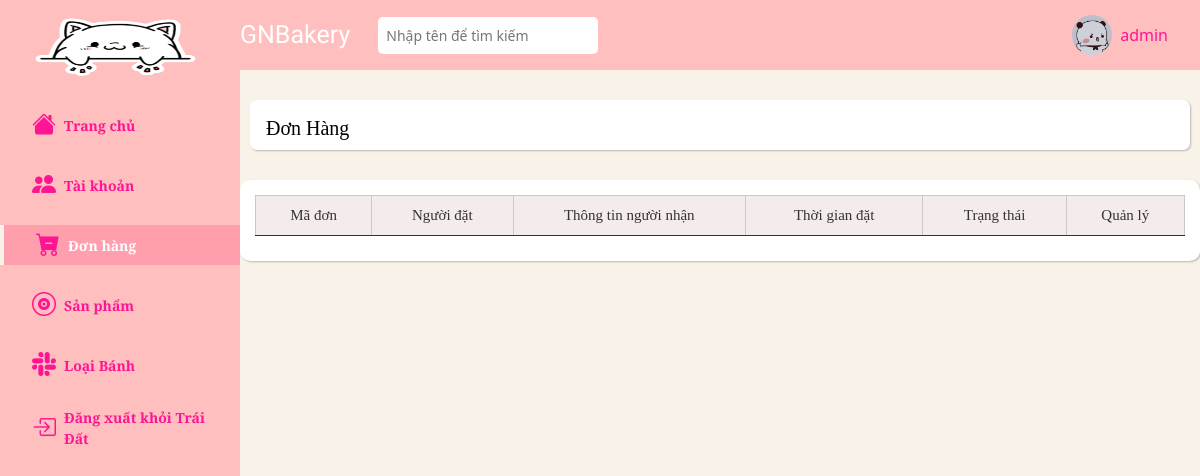
The page /admin/orders/index.php (signed in) on the database as committed earlier.
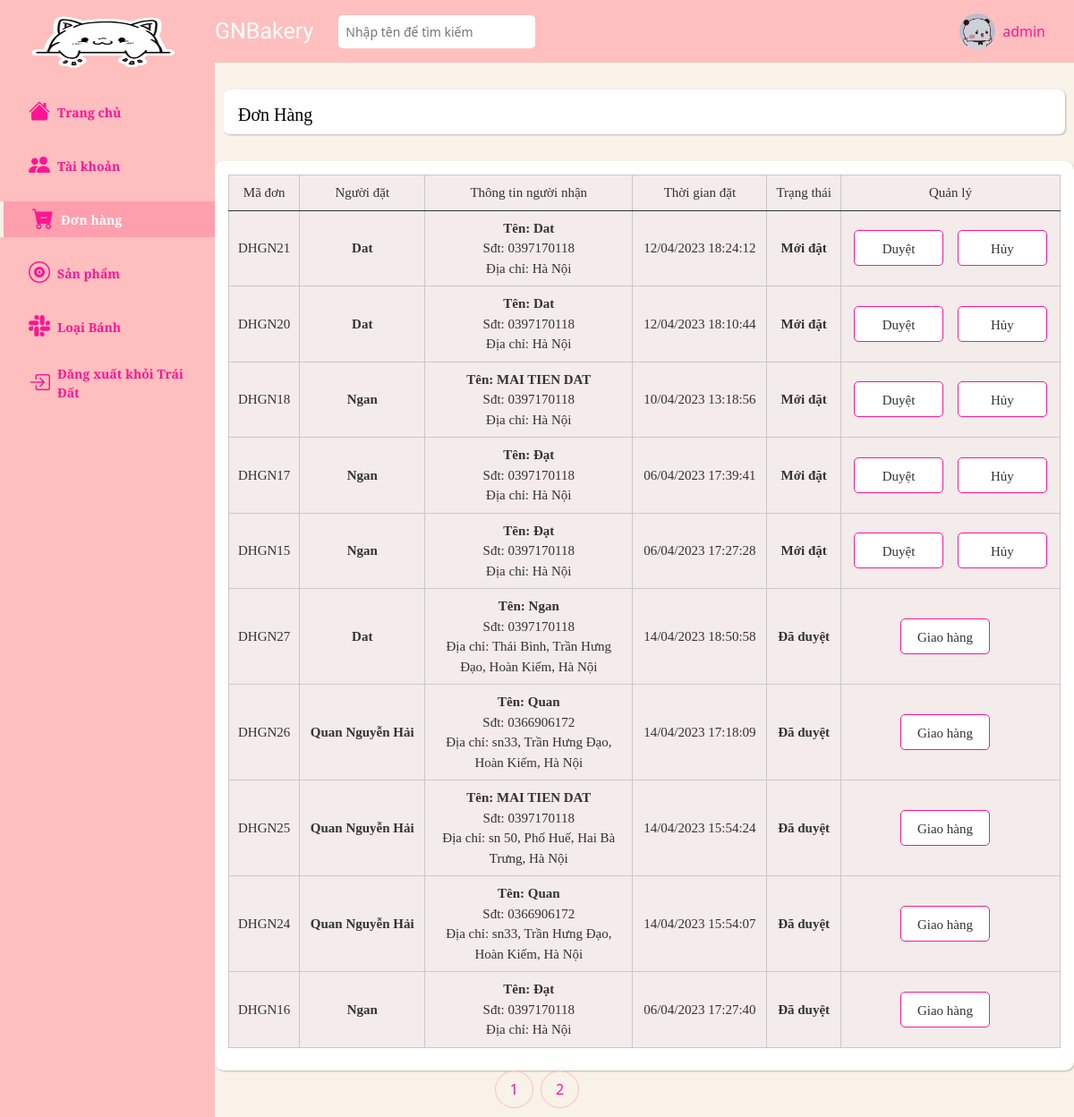
The same page on the database as committed later.
### tables this page shows
CREATE TABLE `orders` (
  `id` int NOT NULL,
  `user_id` int NOT NULL,
  `name_receiver` varchar(255) NOT NULL,
  `address_receiver` varchar(255) NOT NULL,
  `phone_receiver` varchar(100) NOT NULL,
  `status` tinyint(1) NOT NULL COMMENT '0:Mới đặt; 1:Đã duyệt; 2:Đã hủy; 3:Đang giao, 4: Đã nhận',
  `id_status` int DEFAULT NULL,
  `total_price` int NOT NULL,
  `created_at` timestamp NOT NULL DEFAULT CURRENT_TIMESTAMP,
  `time_status` timestamp NULL DEFAULT NULL
);

CREATE TABLE `users` (
  `id` int NOT NULL,
  `name` varchar(255) NOT NULL,
  `email` varchar(255) NOT NULL,
  `password` varchar(255) NOT NULL,
  `phone` varchar(100) DEFAULT NULL,
  `address` varchar(255) DEFAULT NULL,
  `gender` varchar(10) DEFAULT NULL,
  `birthday` date DEFAULT NULL,
  `created` timestamp NOT NULL DEFAULT CURRENT_TIMESTAMP,
  `deleted` date DEFAULT NULL,
  `level` int NOT NULL,
  `status` int NOT NULL DEFAULT '1',
  `id_deleted` int DEFAULT NULL
);

### admin/orders/index.php (the view, shortened to what the changed rows need)
<?php
    $page = "orders";
    require_once '../navbar-vertical.php';
    require_once '../../database/connect.php';
    $where = '1';
    $idUser = $_SESSION['id'];
    $page_current = 1;
    $sql_num_order = "select count(*) from orders";
    $arr_num_order = mysqli_query($connect, $sql_num_order);
    $result_num_order = mysqli_fetch_array($arr_num_order);
    $num_order = $result_num_order['count(*)'];
    $num_order_per_page = 10;
    $num_page = ceil($num_order / $num_order_per_page);
    $skip_page = $num_order_per_page * ($page_current - 1);
    $sql = "SELECT users.name, orders.id, name_receiver, address_receiver, phone_receiver, DATE_FORMAT(created_at, '%d/%m/%Y %T') as created_at, orders.status,id_status, users.name,DATE_FORMAT(time_status, '%d/%m/%Y %T') as time_status
    from orders
    join users on orders.user_id = users.id
    where $where
    ORDER BY status asc,id DESC
    limit $num_order_per_page offset $skip_page";
    $result = mysqli_query($connect, $sql);
?>
<div class="main__container">
    <div class="container-fluid">
            <div class="row gx-5">
                <div class="col-12">
                    <div class="table-responsive-sm">
                        <table class="order_table table table-sm table-light align-middle">
                            <thead style = "text-align : center;">
                                <tr>
                                    <th class = "id-product" scope="col">Mã đơn</th>
                                    <th class = "orderer-product" scope="col">Người đặt</th>
                                    <th class = "recipient-product" scope="col">Thông tin người nhận</th>
                                    <th class = "time-product" scope="col">Thời gian đặt</th>
                                    <th class = "status-order"  scope="col">Trạng thái</th>
                                    <th class = "manage-order"  scope="col">Quản lý</th>
                                </tr>
                            </thead>
                            <tbody style ="text-align:center;">
                            <?php foreach($result as $each){ ?>
                                <tr>
                                    <th class ="id-numbers" scope="col">
                                        <a style = "text-decoration:none; color:#333;"href="./detail.php?id=<?= $each['id'] ?>" >DHGN<?= $each['id'] ?></a>
                                    </th>
                                    <th scope="col">
                                        <span class = "nameofyou"><?= $each['name'] ?></span>
                                    </th>
                                    <th scope="col">
                                       <span class="nameofyou">Tên: <?= $each['name_receiver'] ?></span> <br>
                                       <span>Sđt: <?= $each['phone_receiver'] ?></span> <br>
                                       <span>Địa chỉ: <?= $each['address_receiver'] ?></span>
                                    </th>
                                    <th scope="col"><?= $each['created_at'] ?></th>
                                    <th scope="col" style = "font-weight:600;" >
                                        <?php switch ($each['status']) {
                                            case 0:
                                                echo "Mới đặt";
                                                break;
                                            case 1:
                                                echo "Đã duyệt";
                                                break;
                                        }
                                        ?>
                                    </th>
                                    <th scope="col">
                                        <div >
                                            <?php
                                            if(isset($each['id_status'])){
                                                $id = $each['id_status'];
                                                $sqlUser_status = "select * from users where id = '$id'";
                                                $resultUser_status = mysqli_query($connect, $sqlUser_status);
                                                $rowUser_status = mysqli_fetch_array($resultUser_status);
                                                $level = $rowUser_status['level'];
                                            }
                                            if($each['status'] == 2 && $level == 1){
                                            ?><span>Quản trị viên đã hủy đơn</span><br>
                                                <span><?=$each['time_status']?></span>
                                            <?php
                                            }if($each['status'] == 1){?>
                                            <div class="two_buttons">
                                                <a href="./update.php?id=<?= $each['id'] ?>&status=3&idUser=<?= $idUser?>&page=<?=$page_current?>" class = "btnBrowser">Giao hàng</a>
                                            </div>
                                            <?php
                                            }if($each['status'] == 2 && $level == 2){
                                            ?><span>Nhân viên <a href="../employees/form_update.php?id=<?=$each['id_status']?>" class = "employee" style = "text-decoration: none;" href="">NVGN<?=$each['id_status']?></a> đã hủy đơn</span><br>
                                                <span><?=$each['time_status']?></span>
                                            <?php
                                            }if($each['status'] == 2 && $level == 0){
                                            ?><span>Khách hàng đã hủy đơn</span><br>
                                                <span><?=$each['time_status']?></span>
                                            <?php
                                            }if($each['status'] == 4){
                                                ?><span>Khách hàng đã nhận hàng</span><br>
                                                <span><?=$each['time_status']?></span>
                                            <?php
                                            }if($each['status'] == 3){
                                                ?><span>Đang giao hàng</span><br>
                                            <?php
                                            }
                                            if($each['status'] == 0) { ?>
                                            <div class="two_buttons">
                                                <a href="./update.php?id=<?= $each['id'] ?>&status=1&idUser=<?= $idUser?>&page=<?=$page_current?>" class = "btnBrowser">Duyệt</a>
                                                <a href="./update.php?id=<?= $each['id'] ?>&status=2&idUser=<?= $idUser?>&page=<?=$page_current?>">Hủy</a>
                                            </div>
                                            <?php } ?>
                                        </div>
                                     </th>
                                </tr>
                            <?php } ?>
                            </tbody>
                        </table>
                    </div>
                </div>
            </div>
    </div>
</div>
<?php require '../footer.php' ?>

### admin/navbar-vertical.php (shortened to what the changed rows need)
<!DOCTYPE html>
<html lang="en">
<head>
    <link rel="stylesheet" href="https://cdnjs.cloudflare.com/ajax/libs/normalize/8.0.1/normalize.min.css"/>
    <link href="https://cdn.jsdelivr.net/npm/bootstrap@5.0.2/dist/css/bootstrap.min.css" rel="stylesheet">
    <link rel="stylesheet" href="https://cdn.jsdelivr.net/npm/bootstrap-icons@1.7.2/font/bootstrap-icons.css">
    <link rel="stylesheet" href="../../assets/css/admin.css">
    <link rel="stylesheet" href="../../assets/css/responsive_admin.css">
    <link rel="stylesheet" href="../../assets/css/detail_orders.css">
    <link rel="stylesheet" type="text/css" href="../../assets/css/admin_order.css">
    <link rel="stylesheet" href="https://cdnjs.cloudflare.com/ajax/libs/font-awesome/5.15.3/css/all.min.css" />
</head>
<body>
<div class="main">
    <nav class="navbar navbar-vertical position-fixed top-0 start-0 bottom-0 p-0 navbar-collapse hide-on-mobile-tablet">
        <div class="navbar__content">
            <a class="navbar-brand px-5 d-block" href="#">
                <img class="navbar-brand__img" src="../../source (1).gif" alt="">
            </a>
        </div>
    </nav>

### admin/footer.php (shortened to what the changed rows need)
<footer>
            <ul class="pagination table__pagination justify-content-center">
                <?php for($i = 1; $i <= $num_page; $i++) { ?>
                    <li class="pagination-item
                        <?php if($i == $page) { echo 'pagination-item--active';} ?>
                    ">
                        <a href="?page=<?php echo $i ?><?php if(isset($_GET['search_status'])){
                                                                    }?>" class="pagination-item__link">
                            <?php echo $i ?>
                        </a>
                    </li>
                <?php } ?>
            </ul>
        </footer>
    </div>
</body>
</html>

Rows that differ between the two databases and show on the page:
added orders: id "21", user.name "Dat", name_receiver "Dat", phone_receiver "0397170118", address_receiver "Hà Nội", created_at "12/04/2023 18:24:12", status "Mới đặt"
added orders: id "20", user.name "Dat", name_receiver "Dat", phone_receiver "0397170118", address_receiver "Hà Nội", created_at "12/04/2023 18:10:44", status "Mới đặt"
added orders: id "18", user.name "Ngan", name_receiver "MAI TIEN DAT", phone_receiver "0397170118", address_receiver "Hà Nội", created_at "10/04/2023 13:18:56", status "Mới đặt"
added orders: id "17", user.name "Ngan", name_receiver "Đạt", phone_receiver "0397170118", address_receiver "Hà Nội", created_at "06/04/2023 17:39:41", status "Mới đặt"
added orders: id "15", user.name "Ngan", name_receiver "Đạt", phone_receiver "0397170118", address_receiver "Hà Nội", created_at "06/04/2023 17:27:28", status "Mới đặt"
added orders: id "27", user.name "Dat", name_receiver "Ngan", phone_receiver "0397170118", address_receiver "Thái Bình, Trần Hưng Đạo, Hoàn Kiếm, Hà Nội", created_at "14/04/2023 18:50:58", status "Đã duyệt"
added orders: id "26", user.name "Quan Nguyễn Hải", name_receiver "Quan", phone_receiver "0366906172", address_receiver "sn33, Trần Hưng Đạo, Hoàn Kiếm, Hà Nội", created_at "14/04/2023 17:18:09", status "Đã duyệt"
added orders: id "25", user.name "Quan Nguyễn Hải", name_receiver "MAI TIEN DAT", phone_receiver "0397170118", address_receiver "sn 50, Phố Huế, Hai Bà Trưng, Hà Nội", created_at "14/04/2023 15:54:24", status "Đã duyệt"
added orders: id "24", user.name "Quan Nguyễn Hải", name_receiver "Quan", phone_receiver "0366906172", address_receiver "sn33, Trần Hưng Đạo, Hoàn Kiếm, Hà Nội", created_at "14/04/2023 15:54:07", status "Đã duyệt"
added orders: id "16", user.name "Ngan", name_receiver "Đạt", phone_receiver "0397170118", address_receiver "Hà Nội", created_at "06/04/2023 17:27:40", status "Đã duyệt"
Other text that changed with them:
new list line: "1"
new list line: "2"
